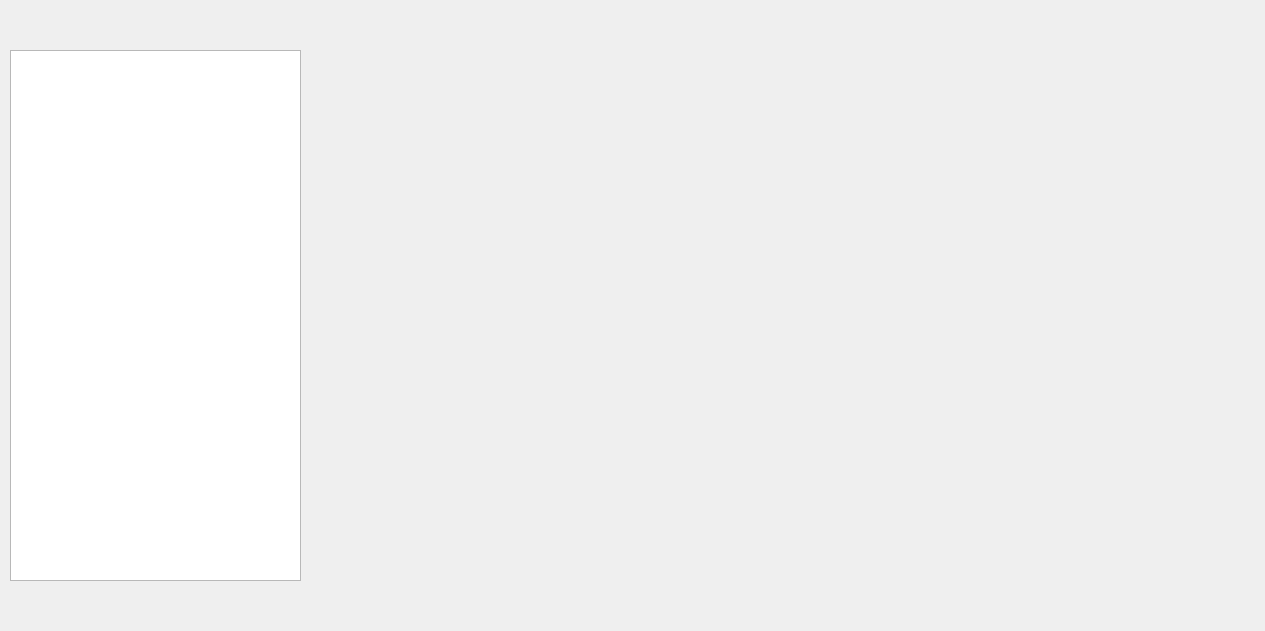
<?xml version="1.0" encoding="UTF-8"?>
<ui version="4.0">
 <class>MaterialsWindow</class>
 <widget class="QWidget" name="MaterialsWindow">
  <property name="geometry">
   <rect>
    <x>0</x>
    <y>0</y>
    <width>1265</width>
    <height>631</height>
   </rect>
  </property>
  <property name="font">
   <font>
    <family>Cambria</family>
   </font>
  </property>
  <property name="windowTitle">
   <string>Справочник материалов</string>
  </property>
  <property name="windowIcon">
   <iconset resource="resources.qrc">
    <normaloff>:/images/logo/images/icon.ico</normaloff>:/images/logo/images/icon.ico</iconset>
  </property>
  <property name="autoFillBackground">
   <bool>false</bool>
  </property>
  <widget class="QTreeWidget" name="materialsTreeWidget">
   <property name="geometry">
    <rect>
     <x>10</x>
     <y>50</y>
     <width>291</width>
     <height>531</height>
    </rect>
   </property>
   <property name="frameShape">
    <enum>QFrame::Shape::StyledPanel</enum>
   </property>
   <property name="frameShadow">
    <enum>QFrame::Shadow::Sunken</enum>
   </property>
   <property name="animated">
    <bool>true</bool>
   </property>
   <property name="wordWrap">
    <bool>false</bool>
   </property>
   <property name="headerHidden">
    <bool>true</bool>
   </property>
   <column>
    <property name="text">
     <string notr="true"/>
    </property>
    <property name="icon">
     <iconset theme="QIcon::ThemeIcon::FolderOpen"/>
    </property>
   </column>
  </widget>
 </widget>
 <resources>
  <include location="resources.qrc"/>
 </resources>
 <connections/>
</ui>
